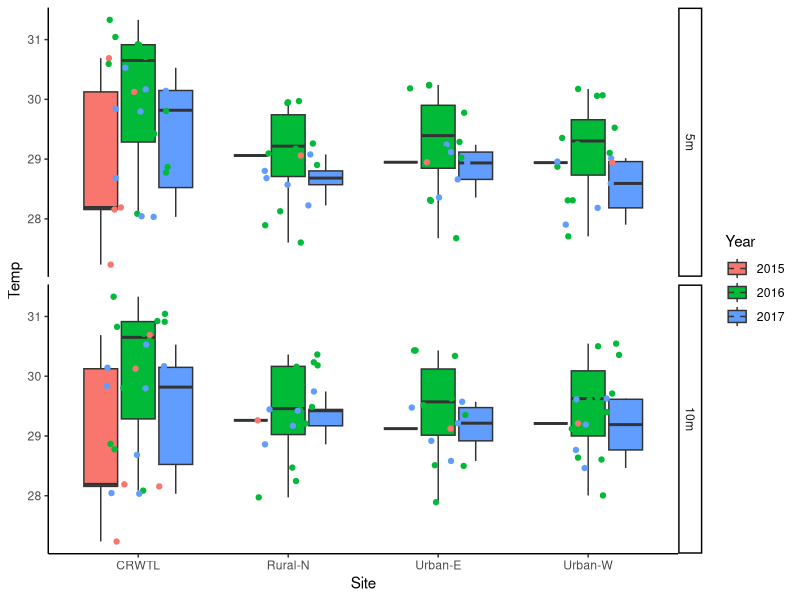
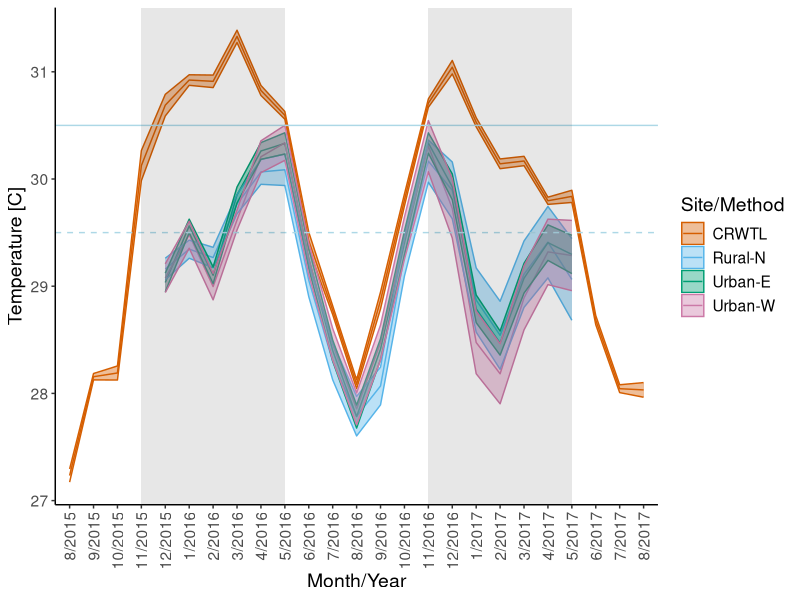
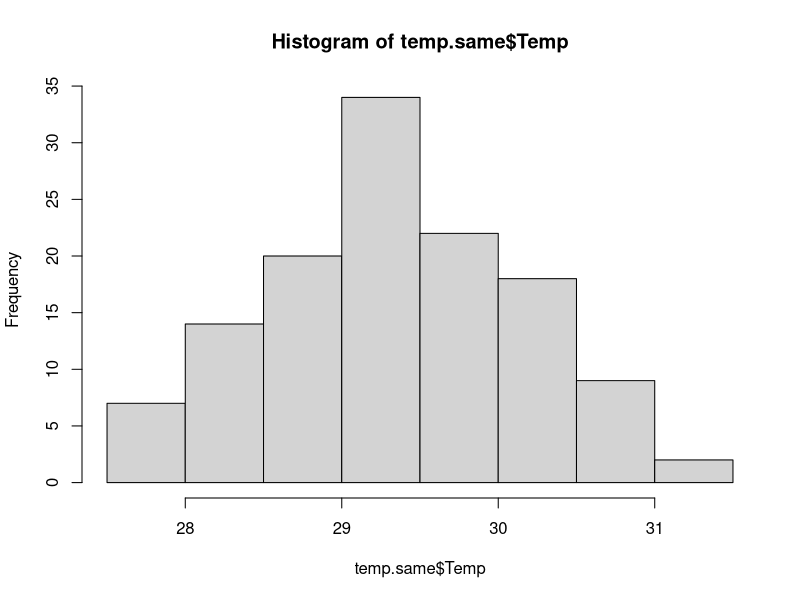
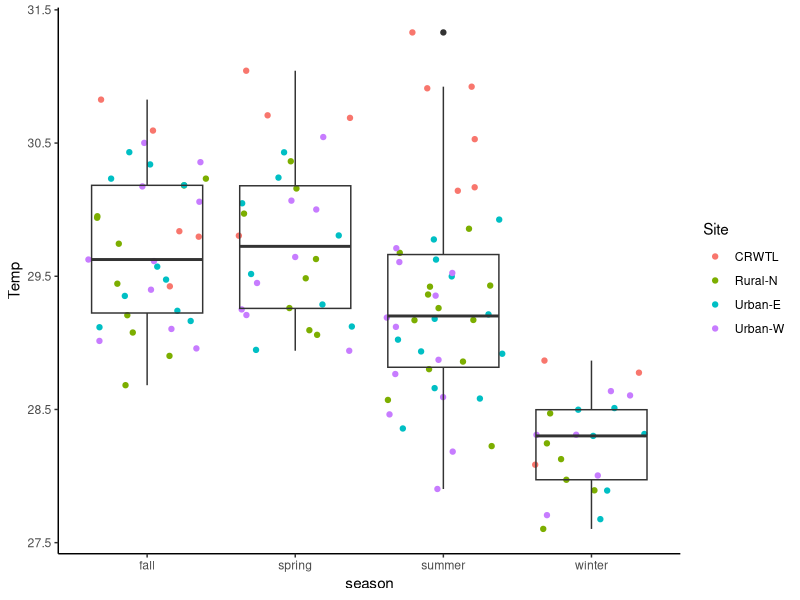
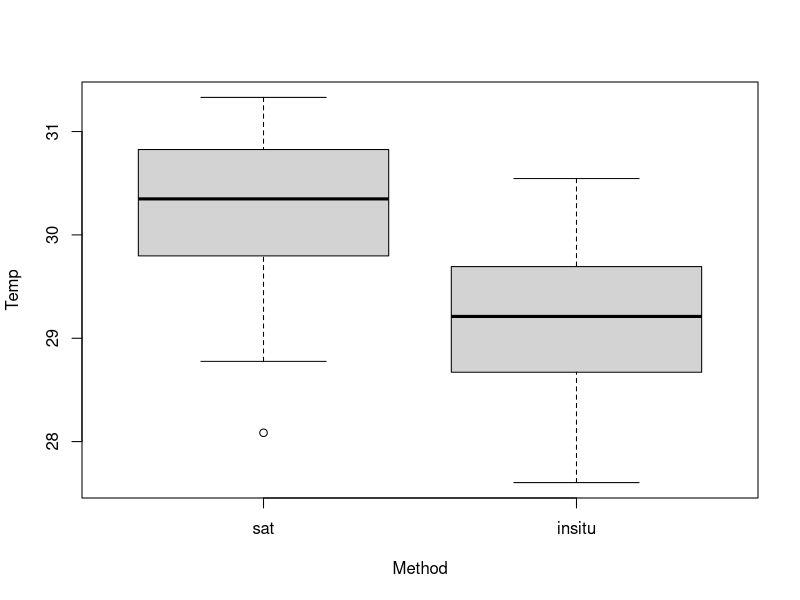
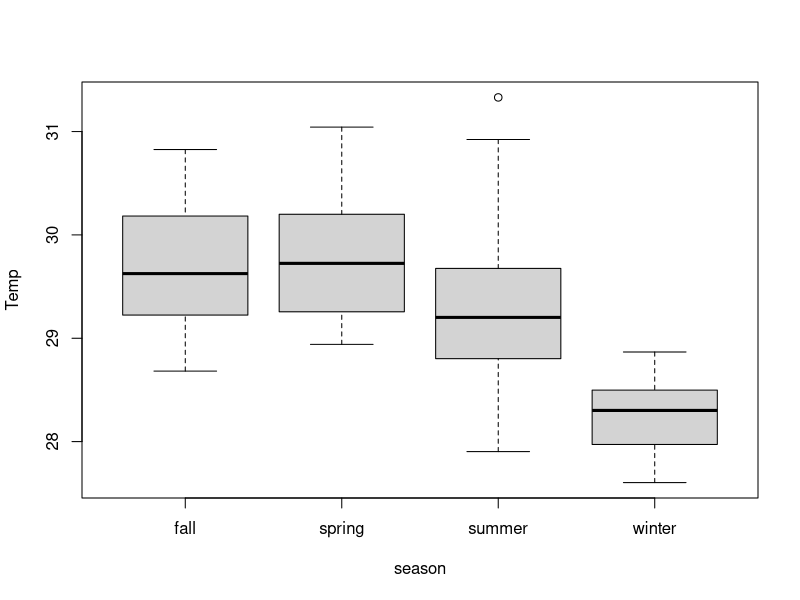
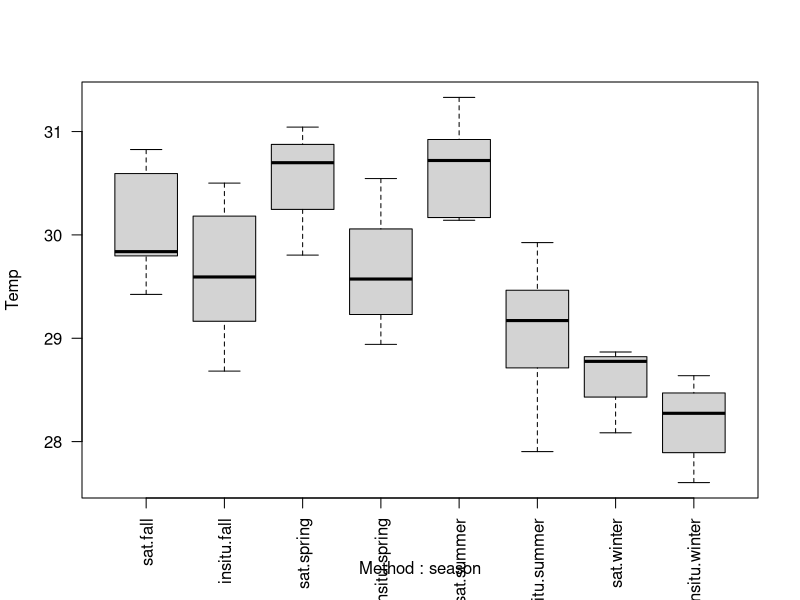
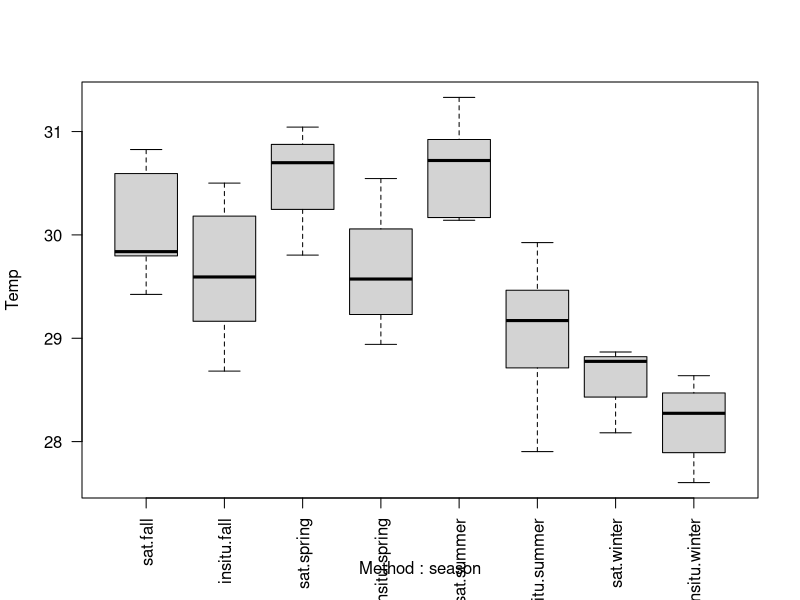

Write R code to recreate these figures, in order.
## ---- chunk 1
knitr::opts_chunk$set(echo = TRUE)

library(tidyverse)
library(here)
## ---- chunk 2
temp <- read_csv(here::here("data/alltemp_TL_data.csv")) %>% 
   mutate_if(is.character, as.factor)
head(temp)

temp$m.y <- as.factor(paste(temp$Month, temp$Year, sep = "/")) #rewrite m.y as month/year
temp$Month <- as.factor(temp$Month)
temp$Year <- as.factor(temp$Year)
temp$Depth <- as.factor(temp$Depth)
temp$Depth <- relevel(temp$Depth, ref = '5m')

# relevel Month/yr in correct order
levels(temp$m.y)

temp$m.y = factor(temp$m.y,levels(temp$m.y)[c(21,24,3,5,7,1,9,11,13,15,17,19,22,25,4,6,8,2,10,12,14,16,18,20,23)])
## ---- chunk 3
ggplot(temp, aes(x = Site, y = Temp, fill = Year)) +
   facet_grid(Depth~.)+
    geom_boxplot() +
   geom_point(aes(color = Year), position = position_jitter(0.21)) +
    theme_classic()
## ---- chunk 4
season <- data.frame(Month = 1:12, season = rep(c("summer", "fall", "winter", "spring"), each = 3))
season$Month <- as.factor(season$Month)
season

method <- data.frame(Site = c("Rural-N", "Urban-E", "Urban-W", "CRWTL"), Method = c("insitu", "insitu", "insitu", "sat"))
method

# subset out data with both CRW and logger temperature data
temp.same <- temp %>% filter(m.y != "8/2015" & m.y != "9/2015" & m.y != "10/2015" & m.y != "11/2015" & m.y != "6/2017" & m.y != "7/2017" & m.y != "8/2017") %>% 
  inner_join(season, by = 'Month') %>% 
   inner_join(method, by = 'Site') %>% 
   mutate_if(is.character, as.factor)

# remove CRW for one depth used for plot
temp.same <- temp.same[-which(temp.same$Site == 'CRWTL' & temp.same$Depth == '10m'),] #

# relevel method so sat is reference
temp.same$Method <- relevel(temp.same$Method, ref = "sat")

head(temp.same)
## ---- chunk 5
crw <- temp %>% 
   filter( Site == "CRWTL") %>% 
   dplyr::select(Site, m.y, Temp, sd, se)
colnames(crw) <- c("Site", "m.y", "siteave", "SD", "SE")
crw
## ---- chunk 6
temp.same %>% 
   filter(Method != "sat") %>% 
   dplyr::select(-N, -sd, -se, -ci) %>% 
   pivot_wider(names_from = Depth,
               values_from = Temp) %>% 
   mutate(diff = `5m` - `10m`) %>% 
   group_by(Site) %>% 
   summarize(avediff = mean(diff)) %>% 
   summarize(diff = mean(avediff), SE = sd(avediff))
## ---- chunk 7
temp.avelog <- temp.same %>% 
   filter(Method != "sat") %>% 
   group_by(Site, m.y) %>% 
   dplyr::summarise(siteave = mean(Temp), SD = sd(Temp), SE = SD/sqrt(n())) #, N = n())

temp.avelog

alltemp <- rbind(temp.avelog, crw)
alltemp
## ---- chunk 8
start <-  c("11/2015", "11/2016")
end <-  c("5/2016", "5/2017")

cbPalette <- c("#D55E00", "#56B4E9", "#009E73",  "#CC79A7")

ggplot(alltemp, mapping= aes(m.y, siteave, group = Site, color = Site)) +
   geom_line()+
   geom_ribbon(aes(m.y, siteave, ymax= siteave+(SE), ymin= siteave-(SE), fill = Site),
               alpha = 0.4) + 
   scale_color_manual( values = cbPalette, name = "Site/Method") +
   scale_fill_manual(values = cbPalette, name = "Site/Method") +
   theme_classic() +
   xlab("Month/Year") + ylab("Temperature [C]") +
   theme(axis.text.x = element_text(angle = 90, hjust = 1, vjust = 0.5),
         text = element_text(size = 14)) +
   geom_hline(yintercept = 29.5, color = "light blue", linetype = 2) +
   geom_hline(yintercept = 30.5, color = "light blue")  +
   annotate("rect", xmin = '11/2015', xmax = '5/2016', ymin = -Inf, ymax = Inf,
           alpha = .1,fill = "gray10") +
   annotate("rect", xmin = '11/2016', xmax = '5/2017', ymin = -Inf, ymax = Inf,
           alpha = .1,fill = "gray10")

ggsave(here::here("figures/Fig7_line_TLtemp.jpg"), width = 7, height = 4)
## ---- chunk 9
hist(temp.same$Temp)
## ---- chunk 10
site.lm <- lm(Temp~Site * season, data = temp.same)
library(car)
Anova(site.lm)
library(emmeans)
emmeans(site.lm, list(pairwise ~ season), adjust = "tukey")
emmeans(site.lm, list(pairwise ~ Site), adjust = "tukey")
## ---- chunk 11
site.lm2 <- lm(Temp~Site * season, data = temp.same, contrasts = list(Method = contr.sum, season = contr.sum))
library(car)
Anova(site.lm2, type = 'III')
library(emmeans)
emmeans(site.lm2, list(pairwise ~ season), adjust = "tukey")
emmeans(site.lm2, list(pairwise ~ Site), adjust = "tukey")
## ---- chunk 12
ggplot(temp.same, aes(season, Temp)) + 
   geom_jitter(aes(color = Site)) +
   geom_boxplot(fill = NA) + 
   theme_classic()
## ---- chunk 13
method.lm <- lm(Temp~Method*season, data = temp.same)
Anova(method.lm)

emmeans(method.lm, list(pairwise ~ season), adjust = "tukey")
emmeans(method.lm, list(pairwise ~ Method), adjust = "tukey")
emmeans(method.lm, list(pairwise ~ Method:season), adjust = "tukey")

boxplot(Temp~Method, data = temp.same)
boxplot(Temp~season, data = temp.same)
boxplot(Temp~Method:season, data = temp.same, las = 2)
## ---- chunk 14
method.lm <- lm(Temp~Method*season, data = temp.same, contrasts = list(Method = contr.sum, season = contr.sum))
Anova(method.lm, type = 'III')

emmeans(method.lm, list(pairwise ~ season), adjust = "tukey")
emmeans(method.lm, list(pairwise ~ Method), adjust = "tukey")
emmeans(method.lm, list(pairwise ~ Method:season), adjust = "tukey")

boxplot(Temp~Method:season, data = temp.same, las = 2)

library(ggeffects)
plotdat <- method.lm %>% 
   ggemmeans(~ Method:season) %>% 
   as.data.frame() 

levels(plotdat$group)
plotdat$group <- ordered(plotdat$group, 
                         levels = c("summer", "fall", "winter", "spring"))

ggplot(plotdat, aes(x = group, y = predicted, color = x)) +
      geom_errorbar(aes(ymin = conf.low, ymax = conf.high),
                 width = 0.2, size = 1) +
   geom_point(shape = 15, size = 3) +
   theme_classic() +
   theme(text = element_text(size = 14)) +
   scale_x_discrete(breaks = c("summer", "fall", "winter", "spring"),
                    labels = c("Summer", "Fall", "Winter", "Spring")) +
   scale_color_discrete(name = "Method",
                        breaks = c("sat", "insitu"),
                        labels = c("CRWTL", "In Situ")) +
   xlab("Austral Season") +
   ylab("Temperature [C]") +
   geom_hline(yintercept = 29.5,
              linetype = "dashed",
              color = "lightblue") +
   geom_hline(yintercept = 30.5,
              color = "lightblue")

ggsave(here::here("figures/Fig8_seasonmethod.jpg"), 
       height = 4, width = 7, dpi = 300)
## ---- chunk 15
ggplot(temp.same, aes(season, Temp)) + 
   geom_boxplot(fill = NA) + 
   geom_jitter(aes(color = Method)) +
   theme_classic()
## ---- chunk 16
temp.same %>% 
   group_by(Method, season) %>% 
   dplyr::summarize(avetemp = mean(Temp), 
                    SDtemp = sd(Temp), 
                    SEtemp = sd(Temp)/sqrt(n()))
## ---- chunk 17
logger <- filter(temp.same, temp.same$Method != 'sat') %>% droplevels()
head(logger)
## ---- chunk 18
log.lm <- lm(Temp ~ Site * Depth + factor(Month)/factor(Year), data = logger)
Anova(log.lm)
plot(log.lm)

emmeans(log.lm, list(pairwise ~ factor(Month):factor(Year)), adjust = "tukey")
emmeans(log.lm, list(pairwise ~ Site:Depth), adjust = "tukey")

boxplot(Temp~Depth, data = logger)
boxplot(Temp~Site, data = logger)
boxplot(Temp~Month, data = logger)

logger$Ym <- interaction(logger$Year, logger$Month)
boxplot(Temp~Ym, data = logger, las = 2)
## ---- chunk 19
log.lm.nodepth <- lm(Temp ~ Site + factor(Month)/factor(Year), data = logger)
Anova(log.lm.nodepth)
plot(log.lm.nodepth)

emmeans(log.lm.nodepth, list(pairwise ~ factor(Month):factor(Year)), adjust = "tukey")
emmeans(log.lm.nodepth, list(pairwise ~ Site), adjust = "tukey")

boxplot(Temp~Site, data = logger)
boxplot(Temp~Month, data = logger)

logger$Ym <- interaction(logger$Year, logger$Month)
boxplot(Temp~Ym, data = logger, las = 2)
## ---- chunk 20
sitedepth.ave <- logger %>% 
   group_by(Site,Depth) %>% 
   dplyr::summarize(ave = mean(Temp), SD = sd(Temp), se = SD/sqrt(n()))
sitedepth.ave

logger %>% 
   group_by(Month, Year) %>% 
   dplyr::summarize(ave = mean(Temp), SD = sd(Temp), se = SD/sqrt(n()))
## ---- chunk 21
sitedepth.diff <- sitedepth.ave %>% 
   select(Site, Depth, ave) %>% 
   spread(Depth, ave) %>% 
   mutate(diff = `10m` - `5m`)
sitedepth.diff
ave(sitedepth.diff$diff)
